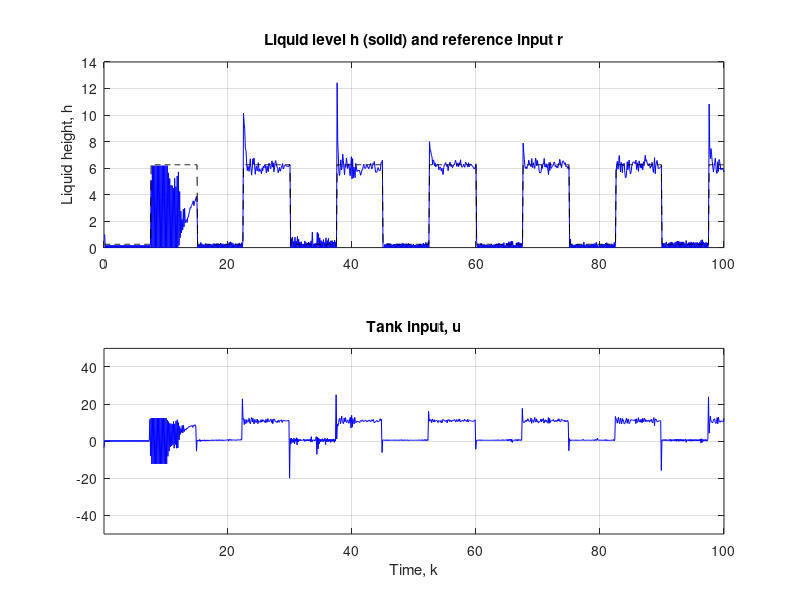
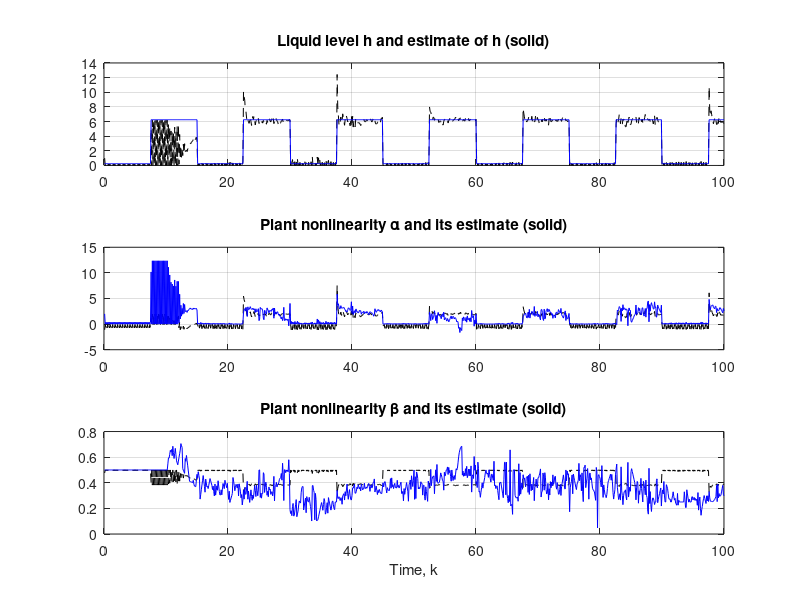
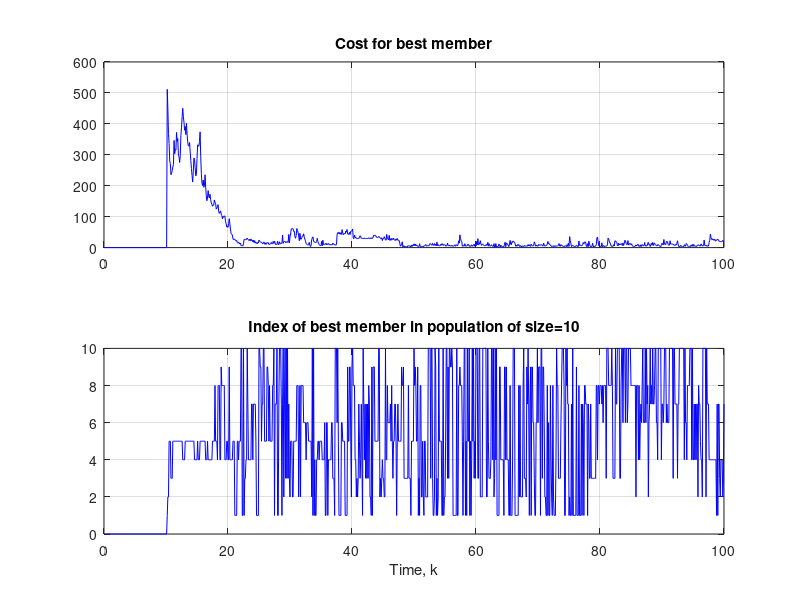

Recreate these plots in MATLAB, in order.
%%%%%%%%%%%%%%%%%%%%%%%%%%%%%%%%%%%%%%%%%%%%%%%%%%%%%%%%%%%
%
% This program implements an indirect 
% adaptive controller based on an E. coli chemotactic 
%  foraging strategy for the surge tank example.
%
% Kevin Passino
% Version: 9/27/00
%
%%%%%%%%%%%%%%%%%%%%%%%%%%%%%%%%%%%%%%%%%%%%%%%%%%%%%%%%%%%

% Initialize variables

clear

rand('state',0) % Reset the random number generator so each time you re-run
                % the program with no changes you will get the same results.

% We assume that the parameters of the tank are:

abar=0.01;  % Parameter characterizing tank shape (nominal value is 0.01)
bbar=0.2;   % Parameter characterizing tank shape (nominal value is 0.2)
cbar=1;     % Clogging factor representing dirty filter in pump (nominally, 1)
dbar=1;     % Related to diameter of output pipe 
g=9.8;      % Gravity
T=0.1;      % Sampling rate
beta0=0.25; % Set known lower bound on betahat
beta1=0.5;  % and the upper bound

% Set the length of the simulation (here, also the number of chemotactic steps)

Nnc=1000;

% As a reference input, we use a square wave (define one extra 
% point since at the last time we need the reference value at
% the last time plus one)

timeref=1:Nnc+1;
r(timeref)=3.25-3*square((2*pi/150)*timeref); % A square wave input
%r(timeref)=3.25*ones(1,Nnc+1)-3*(2*rand(1,Nnc+1)-ones(1,Nnc+1)); % A noise input
ref=r(1:Nnc);  % Then, use this one for plotting

time=1:Nnc;
time=T*time; % Next, make the vector real time

% Next, set plant initial conditions

h(1)=1;          % Initial liquid level
e(1)=r(1)-h(1);  % Initial error

A(1)=abs(abar*h(1)+bbar);

alpha(1)=h(1)-T*dbar*sqrt(2*g*h(1))/A(1);
beta(1)=T*cbar/A(1);

%%%%%%%%%%%%%%%%%%%%%%%%%%%%%%%%%%%%%%%
% Initialize the foraging strategy parameters:
%%%%%%%%%%%%%%%%%%%%%%%%%%%%%%%%%%%%%%%

% We will use a very simple foraging strategy, one modeling the E. coli, but not
% the reproduction and elimination-dispersal events.  We align the increments for 
% chemotactic steps with time steps (of course you could take multiple steps per
% time step, but that complicates the coding a bit).

p=2;                 % Dimension of the search space

S=10;	% The number of bacteria in the population (for convenience, require this to be an
        % an even number)

Ns=4;   % Limits the length of a swim when it is on a gradient

climbstepcounter=0*ones(S,1); % Set up a counter for each bacterium when for how long it
							% will climb down in a single direction

runlengthunit=0.05; % For setting chemotactic step size (same for both dimensions), can
					% think of this as an adaptation gain

% Allocate memory: 
%bestvalue=0*ones(Nnc+1,1);
%bestmember=0*ones(Nnc+1,1);
%bestindividual=0*ones(p,Nnc+1);

% Generate an initial random direction for each bacterium (later these will change when
% a bacterium tumbles)
	
for i=1:S
	Delta(:,i)=(2*round(rand(p,1))-1).*rand(p,1);
end

% Initial population

P(:,:,:)=0*ones(p,S,Nnc+1);  % First, allocate needed memory

% Initialize locations of bacteria - initial guess at the plant dynamics (make each member of the 
% population the same initial guess) 

thetaalpha(1)=2;
thetabeta(1)=0.5;

for m=1:S
	P(1,m,1)=thetaalpha(1); % Load into initial population of bacteria
	P(2,m,1)=thetabeta(1); 
end 

% Make the initial estimates of the plant dynamics based on this:
	
alphahat(1)=thetaalpha(1)*h(1);
betahat(1)=thetabeta(1);

% Number of steps to look back in assessment of quality of identifier model:

N=100;

% Next, define the intial controller output
	
u(1)=(1/(betahat(1)))*(-alphahat(1)+r(1+1));

% Initialize estimate of the plant dynamics (note that the 
% time indices are not properly aligned but this is just an estimate)
	
hhat(1)=alphahat(1)+betahat(1)*u(1); % Estimate to be the same as at 
									 % the first time step


%%%%%%%%%%%%%%%%%%%%%%%%%%%%%
% Next, start the main loop:
%%%%%%%%%%%%%%%%%%%%%%%%%%%%%

for k=2:Nnc
	
% Define the plant
	
	% In implementation, the input flow is restricted 
	% by some physical contraints. So we have to put a
	% limit for the input flow that is chosen as 50.

    if u(k-1)>50
      u(k-1)=50;
    end
    if u(k-1)<-50
     u(k-1)=-50;
    end

	h(k)=alpha(k-1)+beta(k-1)*u(k-1);
	h(k)=max([0.001,h(k)]); % Constraint liquid not to go
							% negative
	
	e(k)=r(k)-h(k);  % For plotting, if needed

% Define the adaptive controller:
	
if k>N+1, 
	
	% Next, we have to check how each member of the population would have
	% done over the last several steps if it had been used as the identifier
	% The objective is to compute Js which will be used in the fitness function
	
	for m=1:S
		% Initialize:
	    Js(m,k)=0;
		% Compute S values of the cost, one for each bacterium
	    for j=k-N:k,
			hhats(m,j)=P(1,m,k-1)*h(j-1)+P(2,m,k-1)*u(j-1);
		    es(m,j)=hhats(m,j)-h(j);
	        Js(m,k)=Js(m,k)+(es(m,j))^2;
		end
	end
	
	% Pick the best member to be used to specify the estimate
	
	[bestvalue(k),bestmember(k)]=min(Js(:,k));
	
	bestindividual(:,k)=P(:,bestmember(k),k-1);  % For plotting if needed

	thetaalpha(k)=P(1,bestmember(k),k-1);  
	thetabeta(k)=P(2,bestmember(k),k-1);  
	
    %%%%%%%%%%%%%%%%%%%%%%%%%%%%%%%%%%%%%%%%%%%%%%
	% Foraging strategy for searching for good model information (parameters)
	%%%%%%%%%%%%%%%%%%%%%%%%%%%%%%%%%%%%%%%%%%%%%%
	
% This part assumes that the parameters at time k-1 are in range to start with
% This algorithm operates on P(:,:,k-1) to produce P(:,:,k)

	for i=1:S  % For each bacterium
		
		if Js(i,k)<Js(i,k-1) & climbstepcounter(i,1)<Ns; % Moving in good direction, and not for too long
			P(:,i,k)=P(:,i,k-1)+runlengthunit*Delta(:,i)/sqrt(Delta(:,i)'*Delta(:,i));
			climbstepcounter(i,1)=climbstepcounter(i,1)+1; % Increment climb counter since climbed in same direction as last time
		else  % Not in good direction, or moved in good one too long
			Delta(:,i)=(2*round(rand(p,1))-1).*rand(p,1); % Generate new direction for this bacterium (tumble)
			P(:,i,k)=P(:,i,k-1)+runlengthunit*Delta(:,i)/sqrt(Delta(:,i)'*Delta(:,i));
			% Reset counter for any bacterium that has reached the max number of climb steps
			climbstepcounter(i,1)=0;
		end
		
		% Put parameters in range using projection:
		
		if P(1,m,k)>6;
			P(1,m,k)=6;
		end
		if P(1,m,k)<-2;
			P(1,m,k)=-2;
		end
		if P(2,m,k)>0.5;
			P(2,m,k)=0.5;
		end
		if P(2,m,k)<0.25;
			P(2,m,k)=0.25;
		end
		
		
	end
	
	%%%%%%%%%%%%%%%%%%%%%%%%%%%%%%%%%%%%%%%%%%%%%%
	% End foraging strategy
	%%%%%%%%%%%%%%%%%%%%%%%%%%%%%%%%%%%%%%%%%%%%%%
	
else  % Hold estimates constant if have not gotten enough data
	  % to be able to compute the cost function (hence, adaptation
	  % does not start until after N steps)

	P(:,:,k)=P(:,:,k-1);
	
	% Pick the parameters to be the same (here, just pick it to be the first
	% population member - since they are all the same initially it does not
	% matter which one you pick)
	
	thetaalpha(k)=P(1,1,k-1);  
	thetabeta(k)=P(2,1,k-1);  
	
end

	% Next, find the estimates of the plant dynamics (best member)
	
	betahat(k)=thetabeta(k);
	alphahat(k)=thetaalpha(k)*h(k);

	% Store the estimate of the plant dynamics
	
	hhat(k)=alphahat(k-1)+betahat(k-1)*u(k-1);
	
	% Next, use the certainty equivalence controller
	
	u(k)=(1/(betahat(k)))*(-alphahat(k)+r(k+1));
		
	% Define some parameters to be used in the plant
	
	A(k)=abs(abar*h(k)+bbar);

	alpha(k)=h(k)-T*dbar*sqrt(2*g*h(k))/A(k);
	beta(k)=T*cbar/A(k);
	
end


%%%%%%%%
% Plot the results

figure(1)
clf
subplot(211)
plot(time,h,'b-',time,ref,'k--')
grid
ylabel('Liquid height, h')
title('Liquid level h (solid) and reference input r')

subplot(212)
plot(time,u,'b-')
grid
title('Tank input, u')
xlabel('Time, k')
axis([min(time) max(time) -50 50])


%%%%%%%%
figure(2)
clf
subplot(311)
plot(time,h,'k--',time,hhat,'b-')
grid
title('Liquid level h and estimate of h (solid)')

subplot(312)
plot(time,alpha,'k--',time,alphahat,'b-')
grid
title('Plant nonlinearity \alpha and its estimate (solid)')

subplot(313)
plot(time,beta,'k--',time,betahat,'b-')
grid
xlabel('Time, k')
title('Plant nonlinearity \beta and its estimate (solid)')


%%%%%%%%
figure(3)
clf
subplot(211)
plot(time,bestvalue,'b-')
grid
title('Cost for best member')

subplot(212)
plot(time,bestmember,'b-')
grid
xlabel('Time, k')
T=num2str(S);
T=strcat('Index of best member in population of size=',T);
title(T)



%%%%%%%%%%%%%%%%%%%%%%%%%%%%%%%%%%%%%%%%%%%%%%%%%%%%%%%%%%%%%%%%%%%%%%%%%
% End of program
%%%%%%%%%%%%%%%%%%%%%%%%%%%%%%%%%%%%%%%%%%%%%%%%%%%%%%%%%%%%%%%%%%%%%%%%%